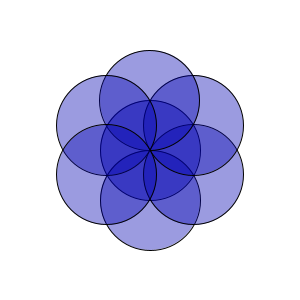
Frame 1 (no input)
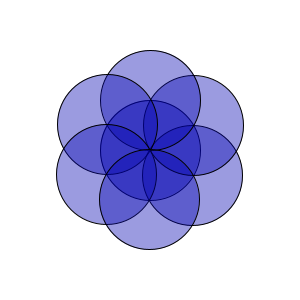
Frame 60 (the mouse pressed at the canvas centre just before this capture)
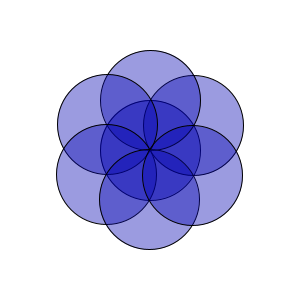
Frame 120 (the mouse held since frame 60 and released just before this capture)

The Processing sketch that drew these frames (run headless with seeded random() and noise(); from frame 60 on, the mouse is pressed at the canvas centre):

// Processing sketch: processing_64408
// ── processing_64408.pde

float x, y;
float px, py;
float w;
float an;

void setup() {
  size(300, 300);
  smooth();
  x=0;
  y=0;
  w = 100;
  an = 0;
} 
void draw() {
  translate(width/2, height/2);
  background(255);

  stroke(0);
  fill(0,0,175,100);
  ellipse(x, y, w, w);
  for (int i=0; i<6; i++) {
    px = x + w/2 * sin(radians(60*i+an));
    py = y + w/2 * cos(radians(60*i+an));
    ellipse(px, py, w, w);
  }
  an++;
}
